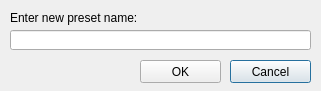
<?xml version="1.0" encoding="UTF-8"?>
<ui version="4.0">
 <class>UmaNewPresetDialog</class>
 <widget class="QDialog" name="UmaNewPresetDialog">
  <property name="geometry">
   <rect>
    <x>0</x>
    <y>0</y>
    <width>321</width>
    <height>91</height>
   </rect>
  </property>
  <property name="windowTitle">
   <string notr="true">New preset</string>
  </property>
  <widget class="QLabel" name="label">
   <property name="geometry">
    <rect>
     <x>10</x>
     <y>10</y>
     <width>371</width>
     <height>16</height>
    </rect>
   </property>
   <property name="text">
    <string notr="true">Enter new preset name:</string>
   </property>
  </widget>
  <widget class="QLineEdit" name="lineEdit">
   <property name="geometry">
    <rect>
     <x>10</x>
     <y>30</y>
     <width>301</width>
     <height>20</height>
    </rect>
   </property>
   <property name="text">
    <string notr="true"/>
   </property>
  </widget>
  <widget class="QPushButton" name="pushButton">
   <property name="geometry">
    <rect>
     <x>230</x>
     <y>60</y>
     <width>81</width>
     <height>23</height>
    </rect>
   </property>
   <property name="text">
    <string notr="true">Cancel</string>
   </property>
  </widget>
  <widget class="QPushButton" name="pushButton_2">
   <property name="geometry">
    <rect>
     <x>140</x>
     <y>60</y>
     <width>81</width>
     <height>23</height>
    </rect>
   </property>
   <property name="text">
    <string notr="true">OK</string>
   </property>
  </widget>
 </widget>
 <resources/>
 <connections/>
</ui>
